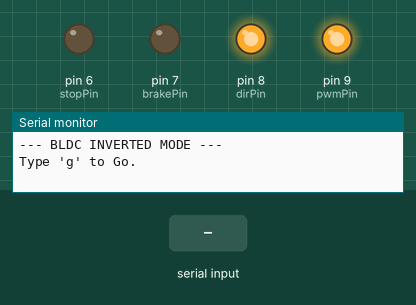
A sketch run on a simulated Arduino Uno, built with avr-gcc and run on an emulated ATmega328P. Parts: output pins drawn as LEDs (lit = HIGH), the last lines printed to the serial monitor. Inputs (shaded band) come from the test bench.

Above: at 1.2 s.
1.3 s: "r\n" received over Serial
At 1.8 s:
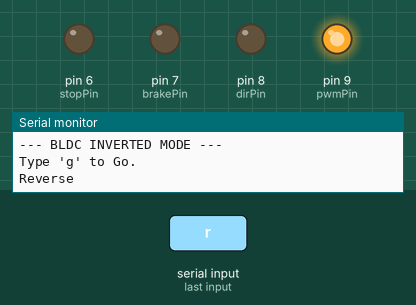
2.8 s: byte 98 ('b') received over Serial
At 4.0 s:
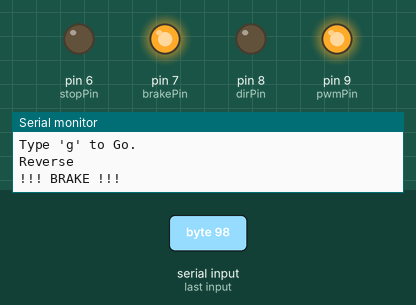
4.3 s: byte 103 ('g') received over Serial
At 5.3 s:
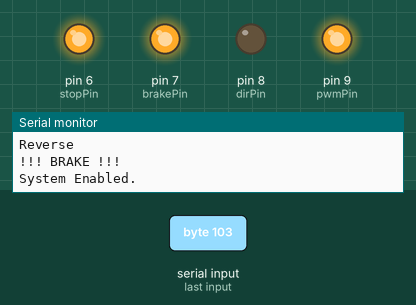
5.8 s: byte 110 ('n') received over Serial
At 6.4 s:
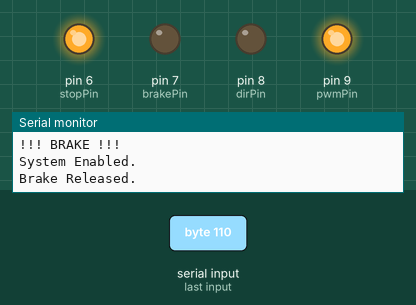
7.3 s: byte 102 ('f') received over Serial
At 7.6 s:
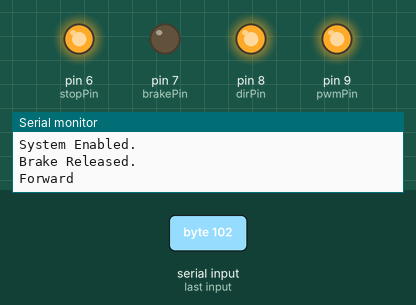
8.8 s: "90,45\n" received over Serial
At 10.1 s:
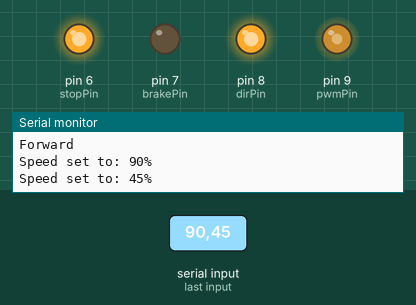
Timing chart, 0 to 11.3 s (numbered marks = the images above; inputs shaded):
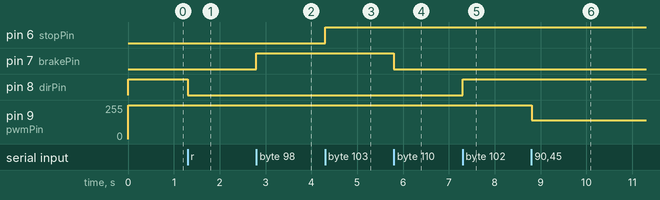

The sketch:

sketch_dec29d.ino
```cpp
// --- PIN DEFINITIONS ---
const int pwmPin = 9;
const int dirPin = 8;
const int brakePin = 7;
const int stopPin = 6;

// Variables
int currentSpeed = 0; // We will store this as 0-100% for your sanity

void setup() {
  pinMode(pwmPin, OUTPUT);
  pinMode(dirPin, OUTPUT);
  pinMode(brakePin, OUTPUT);
  pinMode(stopPin, OUTPUT);

  // --- INITIAL STATE ---
  digitalWrite(stopPin, LOW);   // System Locked
  digitalWrite(brakePin, LOW);  // Brake Off
  digitalWrite(dirPin, HIGH);

  // INVERTED FIX: Write 255 to start at 0 Volts (Stop)
  analogWrite(pwmPin, 255);

  Serial.begin(9600);
  Serial.println("--- BLDC INVERTED MODE ---");
  Serial.println("Type 'g' to Go.");
}

void loop() {
  if (Serial.available() > 0) {
    if (isDigit(Serial.peek())) {

      int targetPercent = Serial.parseInt();
      Serial.read();

      if (targetPercent > 100) targetPercent = 100;
      if (targetPercent < 0) targetPercent = 0;

      // MATH CONVERSION:
      // Input 0   -> Output 255 (Stop)
      // Input 100 -> Output 0   (Max)
      int pwmSignal = map(targetPercent, 0, 100, 255, 0);

      analogWrite(pwmPin, pwmSignal);
      Serial.print("Speed set to: ");
      Serial.print(targetPercent);
      Serial.println("%");

    } else {
      char command = Serial.read();
      if(command == '\n' || command == '\r') return;

      switch (command) {
        case 'b': // Brake
          Serial.println("!!! BRAKE !!!");
          digitalWrite(brakePin, HIGH);
          analogWrite(pwmPin, 255); // Send 'Stop' signal (255) to PWM
          break;

        case 'n': // Normal
          Serial.println("Brake Released.");
          digitalWrite(brakePin, LOW);
          break;

        case 's': // Emergency Stop
          Serial.println("System Locked.");
          digitalWrite(stopPin, LOW);
          analogWrite(pwmPin, 255); // Ensure PWM is Off
          break;

        case 'g': // Go
          Serial.println("System Enabled.");
          digitalWrite(stopPin, HIGH);
          break;

        case 'f': // Forward
           Serial.println("Forward");
           digitalWrite(dirPin, HIGH);
           break;

        case 'r': // Reverse
           Serial.println("Reverse");
           digitalWrite(dirPin, LOW);
           break;
      }
    }
  }
}
```

Measured:
- after the input at 1.3 s, pin 8 (dirPin): HIGH → LOW at once
- after the input at 2.8 s, pin 7 (brakePin): LOW → HIGH at once
- after the input at 4.3 s, pin 6 (stopPin): LOW → HIGH at once
- after the input at 5.8 s, pin 7 (brakePin): HIGH → LOW at once
- after the input at 7.3 s, pin 8 (dirPin): LOW → HIGH at once
- after the input at 8.8 s, pin 9 (pwmPin): 255/255 → 141/255 at once
